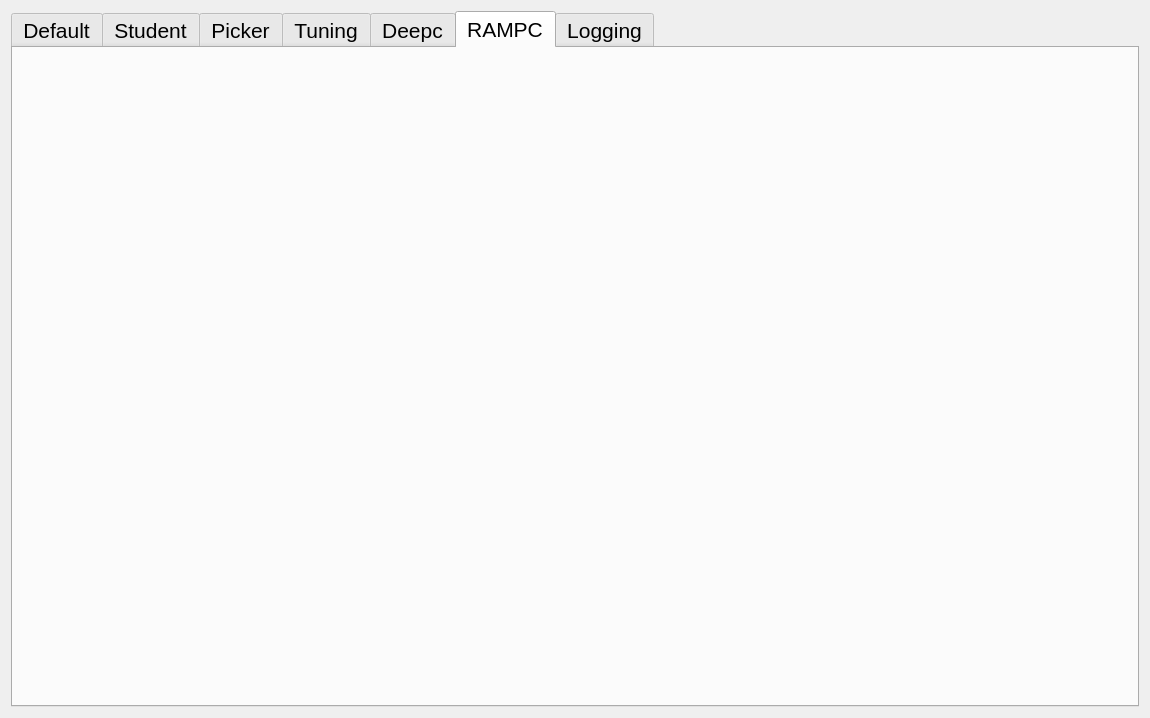
<?xml version="1.0" encoding="UTF-8"?>
<ui version="4.0">
 <class>ControllerTabs</class>
 <widget class="QWidget" name="ControllerTabs">
  <property name="geometry">
   <rect>
    <x>0</x>
    <y>0</y>
    <width>1150</width>
    <height>718</height>
   </rect>
  </property>
  <property name="sizePolicy">
   <sizepolicy hsizetype="Expanding" vsizetype="Expanding">
    <horstretch>0</horstretch>
    <verstretch>0</verstretch>
   </sizepolicy>
  </property>
  <property name="font">
   <font>
    <pointsize>16</pointsize>
   </font>
  </property>
  <property name="windowTitle">
   <string>Form</string>
  </property>
  <layout class="QGridLayout" name="gridLayout">
   <item row="0" column="0">
    <widget class="QTabWidget" name="controller_tabs_widget">
     <property name="currentIndex">
      <number>5</number>
     </property>
     <property name="movable">
      <bool>true</bool>
     </property>
     <widget class="QWidget" name="default_tab">
      <attribute name="title">
       <string>Default</string>
      </attribute>
      <layout class="QGridLayout" name="gridLayout_2">
       <item row="0" column="0">
        <widget class="DefaultControllerTab" name="default_controller_tab_widget" native="true"/>
       </item>
      </layout>
     </widget>
     <widget class="QWidget" name="student_tab">
      <attribute name="title">
       <string>Student</string>
      </attribute>
      <layout class="QGridLayout" name="gridLayout_4">
       <item row="0" column="0">
        <widget class="StudentControllerTab" name="student_controller_tab_widget" native="true"/>
       </item>
      </layout>
     </widget>
     <widget class="QWidget" name="picker_tab">
      <attribute name="title">
       <string>Picker</string>
      </attribute>
      <layout class="QGridLayout" name="gridLayout_5">
       <item row="0" column="0">
        <widget class="PickerControllerTab" name="picker_controller_tab_widget" native="true"/>
       </item>
      </layout>
     </widget>
     <widget class="QWidget" name="tuning_tab">
      <attribute name="title">
       <string>Tuning</string>
      </attribute>
      <layout class="QGridLayout" name="gridLayout_6">
       <item row="0" column="0">
        <widget class="TuningControllerTab" name="tuning_controller_tab_widget" native="true"/>
       </item>
      </layout>
     </widget>
     <widget class="QWidget" name="deepc_tab">
      <attribute name="title">
       <string>Deepc</string>
      </attribute>
      <layout class="QGridLayout" name="gridLayout_7">
       <item row="0" column="0">
        <widget class="DeepcControllerTab" name="deepc_controller_tab_widget" native="true"/>
       </item>
      </layout>
     </widget>
     <widget class="QWidget" name="rampc_tab">
      <attribute name="title">
       <string>RAMPC</string>
      </attribute>
      <layout class="QGridLayout" name="gridLayout_8">
       <item row="0" column="0">
        <widget class="RampcControllerTab" name="rampc_controller_tab_widget" native="true"/>
       </item>
      </layout>
     </widget>
     <widget class="QWidget" name="logging_tab">
      <property name="accessibleName">
       <string>Logging</string>
      </property>
      <attribute name="title">
       <string>Logging</string>
      </attribute>
      <layout class="QGridLayout" name="gridLayout_3">
       <item row="0" column="0">
        <widget class="LoggingTab" name="logging_tab_widget" native="true"/>
       </item>
      </layout>
     </widget>
    </widget>
   </item>
  </layout>
 </widget>
 <customwidgets>
  <customwidget>
   <class>StudentControllerTab</class>
   <extends>QWidget</extends>
   <header>studentcontrollertab.h</header>
   <container>1</container>
  </customwidget>
  <customwidget>
   <class>DefaultControllerTab</class>
   <extends>QWidget</extends>
   <header>defaultcontrollertab.h</header>
   <container>1</container>
  </customwidget>
  <customwidget>
   <class>PickerControllerTab</class>
   <extends>QWidget</extends>
   <header>pickercontrollertab.h</header>
   <container>1</container>
  </customwidget>
  <customwidget>
   <class>TuningControllerTab</class>
   <extends>QWidget</extends>
   <header>tuningcontrollertab.h</header>
   <container>1</container>
  </customwidget>
  <customwidget>
   <class>DeepcControllerTab</class>
   <extends>QWidget</extends>
   <header>deepccontrollertab.h</header>
   <container>1</container>
  </customwidget>
  <customwidget>
   <class>LoggingTab</class>
   <extends>QWidget</extends>
   <header>loggingtab.h</header>
   <container>1</container>
  </customwidget>
  <customwidget>
   <class>RampcControllerTab</class>
   <extends>QWidget</extends>
   <header location="global">rampccontrollertab.h</header>
   <container>1</container>
  </customwidget>
 </customwidgets>
 <resources/>
 <connections/>
</ui>
